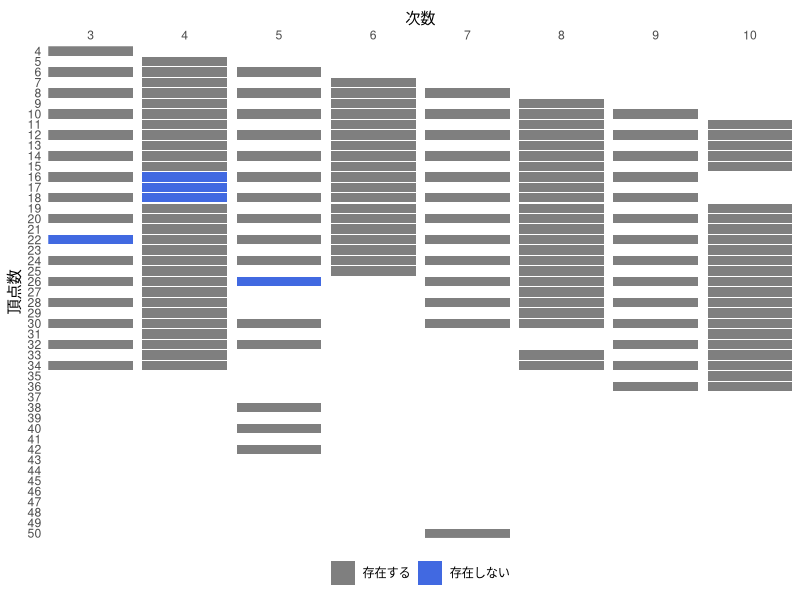

Write the R code that produced this figure.
library(readr)
library(dplyr)
library(tidyr)
library(ggplot2)

theme_set(theme_light())

data <- read_csv('../data/miner.csv') %>%
  mutate(v = ifelse(sspl == sspl_lb, 1, 0)) %>%
  select(n, d, v) %>%
  mutate(v = as.factor(v))

gp <- ggplot(
  data,
  aes(
    d,
    #ordered(n, rev(sort(unique(n)))),
    n,
    fill = v
    )
  ) +
  geom_tile(
    width = 0.9,
    height = 0.9
  ) +
  scale_x_continuous(
    '次数',
    position = 'top',
    breaks = seq(min(data$d), max(data$d)),
    expand = c(0, 0)
    ) +
  scale_y_continuous(
    '頂点数',
    breaks = seq(min(data$n), max(data$n)),
    trans = 'reverse',
    expand = c(0, 0)
    ) +
  scale_fill_manual(
    #name = 'Exists?',
    name = NULL,
    values = c('grey50', 'royalblue'),
    breaks = c(1, 0),
    labels = c('存在する', '存在しない')
    ) +
  theme(
    text = element_text(size = 11),
    panel.grid = element_blank(),
    panel.border = element_blank(),
    #panel.background = element_blank(),
    plot.title = element_text(hjust = 0.5),
    #axis.line = element_blank(),
    axis.ticks = element_blank(),
    legend.position = 'bottom'
    )

cairo_pdf('gmg-existence.pdf', width = 2.5, height = 6.5)
gp
dev.off()
